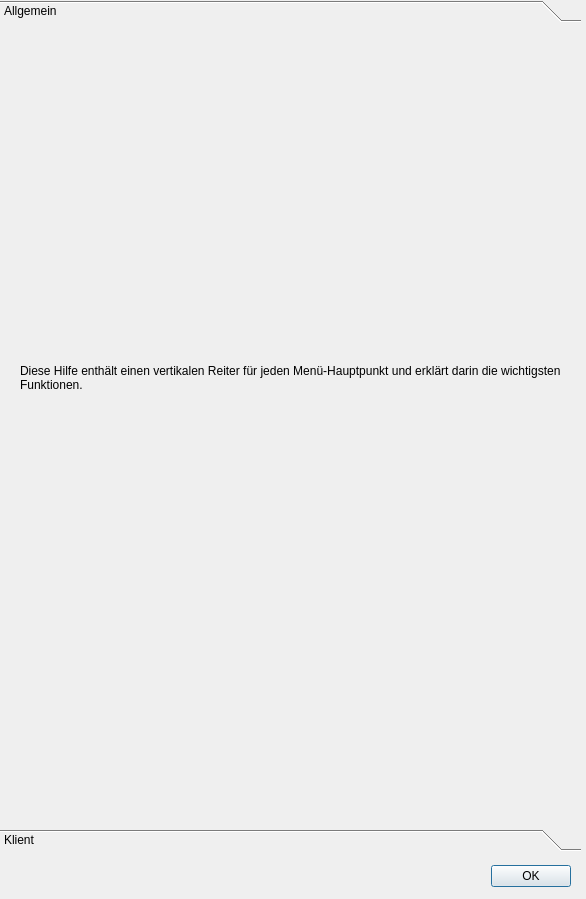
<?xml version="1.0" encoding="UTF-8"?>
<ui version="4.0">
 <class>Help_Dialog</class>
 <widget class="QDialog" name="Help_Dialog">
  <property name="geometry">
   <rect>
    <x>0</x>
    <y>0</y>
    <width>586</width>
    <height>899</height>
   </rect>
  </property>
  <property name="windowTitle">
   <string>fameoucrazy Hilfethemen</string>
  </property>
  <property name="toolTip">
   <string>&lt;html&gt;&lt;head/&gt;&lt;body&gt;&lt;p&gt;Programm-Infos&lt;/p&gt;&lt;/body&gt;&lt;/html&gt;</string>
  </property>
  <property name="whatsThis">
   <string>&lt;html&gt;&lt;head/&gt;&lt;body&gt;&lt;p&gt;Informationen über das vorliegende Programm&lt;/p&gt;&lt;/body&gt;&lt;/html&gt;</string>
  </property>
  <widget class="QDialogButtonBox" name="buttonBox">
   <property name="geometry">
    <rect>
     <x>230</x>
     <y>860</y>
     <width>341</width>
     <height>32</height>
    </rect>
   </property>
   <property name="orientation">
    <enum>Qt::Orientation::Horizontal</enum>
   </property>
   <property name="standardButtons">
    <set>QDialogButtonBox::StandardButton::Ok</set>
   </property>
  </widget>
  <widget class="QToolBox" name="toolBox">
   <property name="geometry">
    <rect>
     <x>0</x>
     <y>0</y>
     <width>581</width>
     <height>851</height>
    </rect>
   </property>
   <property name="currentIndex">
    <number>0</number>
   </property>
   <widget class="QWidget" name="page">
    <property name="geometry">
     <rect>
      <x>0</x>
      <y>0</y>
      <width>581</width>
      <height>785</height>
     </rect>
    </property>
    <attribute name="label">
     <string>Allgemein</string>
    </attribute>
    <widget class="QLabel" name="label">
     <property name="geometry">
      <rect>
       <x>20</x>
       <y>0</y>
       <width>541</width>
       <height>781</height>
      </rect>
     </property>
     <property name="text">
      <string>&lt;html&gt;&lt;head/&gt;&lt;body&gt;&lt;p&gt;Diese Hilfe enthält einen vertikalen Reiter für jeden Menü-Hauptpunkt und erklärt darin die wichtigsten Funktionen.&lt;/p&gt;&lt;p&gt;&lt;br/&gt;&lt;/p&gt;&lt;p&gt;&lt;br/&gt;&lt;/p&gt;&lt;/body&gt;&lt;/html&gt;</string>
     </property>
     <property name="wordWrap">
      <bool>true</bool>
     </property>
    </widget>
   </widget>
   <widget class="QWidget" name="page_2">
    <property name="geometry">
     <rect>
      <x>0</x>
      <y>0</y>
      <width>581</width>
      <height>785</height>
     </rect>
    </property>
    <attribute name="label">
     <string>Klient</string>
    </attribute>
    <widget class="QLabel" name="label_2">
     <property name="geometry">
      <rect>
       <x>30</x>
       <y>10</y>
       <width>521</width>
       <height>771</height>
      </rect>
     </property>
     <property name="text">
      <string>&lt;html&gt;&lt;head/&gt;&lt;body&gt;&lt;p&gt;Das Fenster unter diesem Menüpunkt zeigt im linken Teil alle Stammdaten der im Programm verwalteten Person.&lt;/p&gt;&lt;p&gt;&lt;br/&gt;&lt;/p&gt;&lt;p&gt;Der rechte Teil zeigt eine vertikale Zeitleiste aller Vorgänge zu dieser Person. Eine Funktion zum Erstellen eines neuen Eintrags sowie an jedem Eintrag eine Funktion zum Editieren sind geplant.&lt;/p&gt;&lt;p&gt;Über die Möglichkeit des Löschens eines solchen Eintrages ist noch nicht entschieden.&lt;/p&gt;&lt;p&gt;&lt;br/&gt;Geplant ist eine Einbindung vorhandener Dokumente, sowohl erhaltener als auch selbst produzierter, in Form eines Links über ein Word- bzw. PDF-Symbol. An anderer Stelle werden Dokumente verfasst. Am Ende des Verfassens und aller Anpassungen soll das betreffende Dokument dann als &amp;quot;verschickt&amp;quot; markiert werden, was zukünftiges Editieren verbieten soll. Anmerkung: Ein Button &amp;quot;neues Dokument mit gleichem Inhalt erstellen&amp;quot; soll eine Kopie des Dokumentes erstellen und eine Möglichkeit, das gleiche Dokument für eine andere Person zu kopieren sollte auch eingefügt werden.&lt;/p&gt;&lt;p&gt;&lt;br/&gt;Insbesondere erhaltene PDF-Dateien (oder auch Scans) könnten über eine Verlinkung zu einer paperless-Installation erfolgen. Im Programm erzeugte Dokumente weiß ich noch nicht, ob ich sie in der fameoucrazy-Datenbank als nicht bearbeitbare Textdokumente belasse, deren PDF-Ansicht bei jedem Bedarf neu erstellt wird, oder ob ich eine finale PDF in paperless überführe und damit dort auch versendete Dokumente archiviere.&lt;/p&gt;&lt;p&gt;&lt;br/&gt;&lt;/p&gt;&lt;p&gt;&lt;br/&gt;&lt;/p&gt;&lt;p&gt;&lt;br/&gt;&lt;/p&gt;&lt;/body&gt;&lt;/html&gt;</string>
     </property>
     <property name="scaledContents">
      <bool>false</bool>
     </property>
     <property name="alignment">
      <set>Qt::AlignmentFlag::AlignLeading|Qt::AlignmentFlag::AlignLeft|Qt::AlignmentFlag::AlignTop</set>
     </property>
     <property name="wordWrap">
      <bool>true</bool>
     </property>
    </widget>
   </widget>
  </widget>
 </widget>
 <resources/>
 <connections>
  <connection>
   <sender>buttonBox</sender>
   <signal>accepted()</signal>
   <receiver>Help_Dialog</receiver>
   <slot>accept()</slot>
   <hints>
    <hint type="sourcelabel">
     <x>258</x>
     <y>860</y>
    </hint>
    <hint type="destinationlabel">
     <x>157</x>
     <y>274</y>
    </hint>
   </hints>
  </connection>
 </connections>
</ui>
